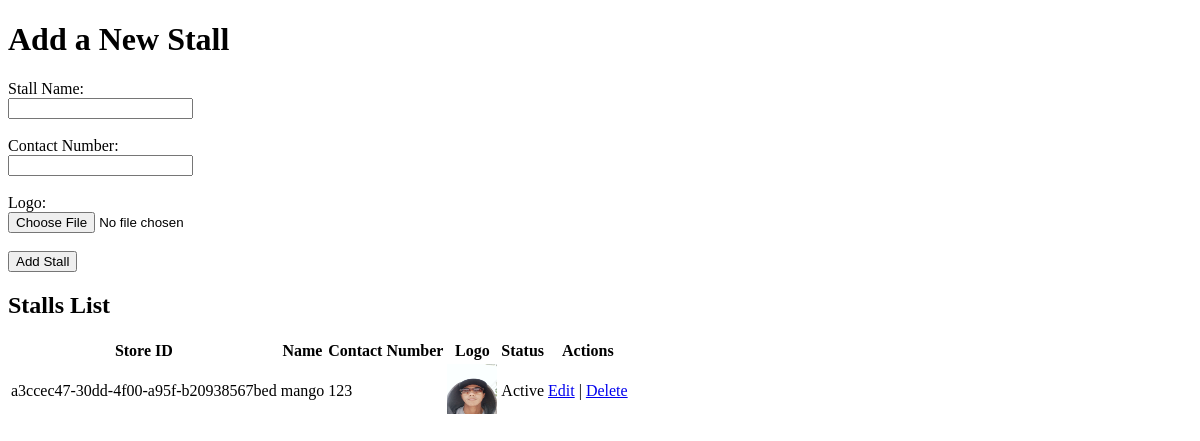
Page /add_stall on the earlier database version.
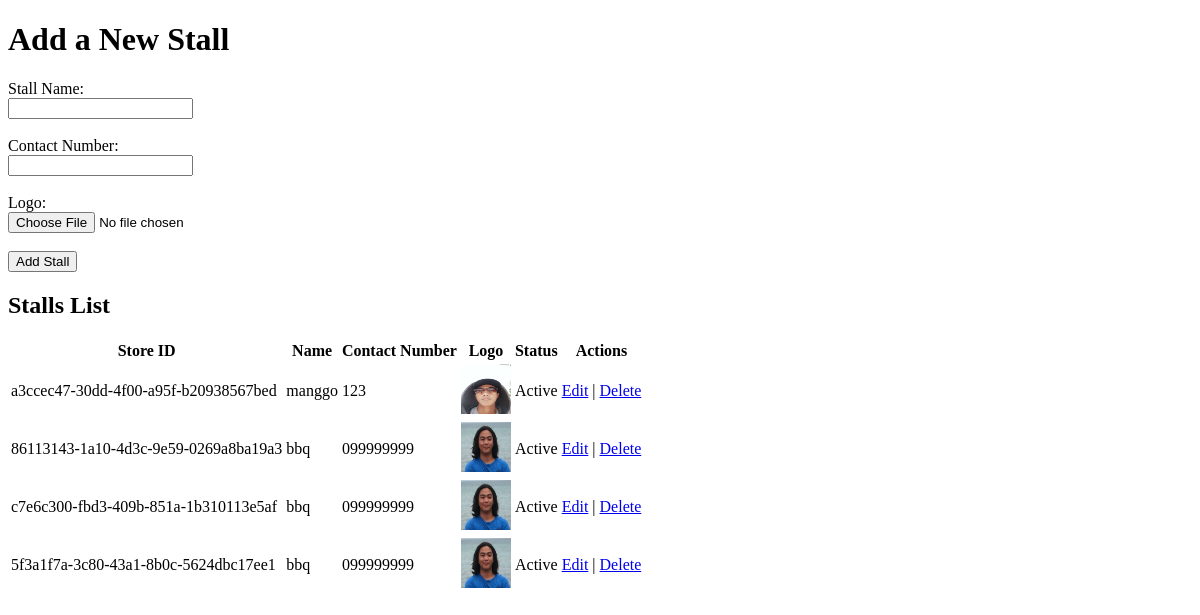
Same page on the later database version.
### TriadApp/models.py (models this page shows, shortened)
class Stall(models.Model):
    store_id = models.UUIDField(default=uuid.uuid4, editable=False, unique=True)
    name = models.CharField(max_length=255)
    logo = models.ImageField(upload_to='stall_logos/')
    contact_number = models.CharField(max_length=15)
    is_active = models.BooleanField(default=True)  # Add is_active field with default value True

### TriadApp/accounts.py (the view, shortened to what this page needs)
# urls.py: path('add_stall', accounts.add_stall, name='add_stall'),
def add_stall(request):
    return render(request, "TriadApp/superadmin/add_stall.html", {
        "stalls": Stall.objects.all()
    })

### TriadApp/templates/TriadApp/superadmin/add_stall.html (shortened to what this page needs)
<!DOCTYPE html>
<html lang="en">
<head>
</head>
<body>
    <h1>Add a New Stall</h1>
    <form method="POST" enctype="multipart/form-data">
        <label for="name">Stall Name:</label><br>
        <input type="text" id="name" name="name" required><br><br>
        <label for="contact_number">Contact Number:</label><br>
        <input type="text" id="contact_number" name="contact_number" required><br><br>
        <label for="logo">Logo:</label><br>
        <input type="file" id="logo" name="logo" required><br><br>
        <button type="submit">Add Stall</button>
    </form>
    <h2>Stalls List</h2>
    <table>
        <thead>
            <tr>
                <th>Store ID</th>
                <th>Name</th>
                <th>Contact Number</th>
                <th>Logo</th>
                <th>Status</th>
                <th>Actions</th>
            </tr>
        </thead>
        <tbody>
            {% for stall in stalls %}
                <tr>
                    <td>{{ stall.store_id }}</td>
                    <td>{{ stall.name }}</td>
                    <td>{{ stall.contact_number }}</td>
                    <td>
                        {% if stall.logo %}
                            <img src="{{ stall.logo.url }}" alt="Logo" style="width: 50px; height: 50px;">
                        {% else %}
                            No Logo
                        {% endif %}
                    </td>
                    <td>
                        {% if stall.is_active %}
                            Active
                        {% else %}
                            Inactive
                        {% endif %}
                    </td>
                    <td>
                        <a href="#"
                           data-store-id="{{ stall.store_id }}"
                           data-name="{{ stall.name }}"
                           data-contact="{{ stall.contact_number }}"
                           data-active="{{ stall.is_active|yesno:'true,false' }}"
                           onclick="editStall(this)">Edit</a> |
                        <a href="#"
                           data-delete-url="{% url 'delete_stall' stall.store_id %}"
                           onclick="confirmDelete(this.dataset.deleteUrl)">Delete</a>
                    </td>
                </tr>
            {% empty %}
                <tr>
                    <td colspan="6">No stalls available</td>
                </tr>
            {% endfor %}
        </tbody>
    </table>
</body>
</html>

Differences in the rows shown:
changed Stall "a3ccec47-30dd-4f00-a95f-b20938567bed": name "mango" → "manggo"
added Stall: store_id "86113143-1a10-4d3c-9e59-0269a8ba19a3", name "bbq", contact_number "099999999", logo (picture), is_active "Active"
added Stall: store_id "c7e6c300-fbd3-409b-851a-1b310113e5af", name "bbq", contact_number "099999999", logo (picture), is_active "Active"
added Stall: store_id "5f3a1f7a-3c80-43a1-8b0c-5624dbc17ee1", name "bbq", contact_number "099999999", logo (picture), is_active "Active"
